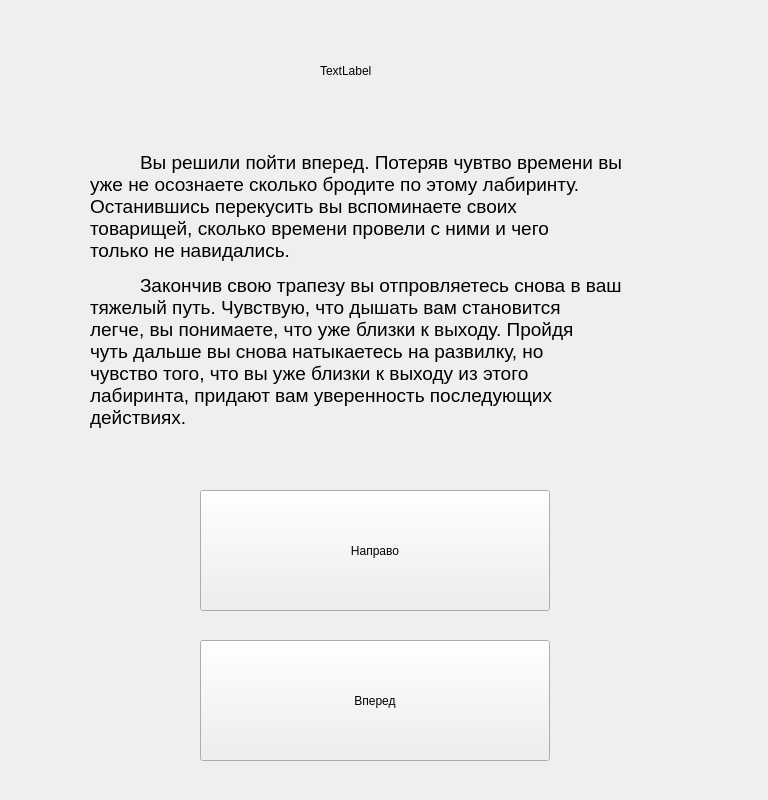
<?xml version="1.0" encoding="UTF-8"?>
<ui version="4.0">
 <class>Vpered3</class>
 <widget class="QWidget" name="Vpered3">
  <property name="geometry">
   <rect>
    <x>0</x>
    <y>0</y>
    <width>768</width>
    <height>800</height>
   </rect>
  </property>
  <property name="windowTitle">
   <string>Form</string>
  </property>
  <widget class="QPushButton" name="pushButton">
   <property name="geometry">
    <rect>
     <x>200</x>
     <y>490</y>
     <width>350</width>
     <height>121</height>
    </rect>
   </property>
   <property name="text">
    <string>Направо</string>
   </property>
  </widget>
  <widget class="QPushButton" name="pushButton_2">
   <property name="geometry">
    <rect>
     <x>200</x>
     <y>640</y>
     <width>350</width>
     <height>121</height>
    </rect>
   </property>
   <property name="text">
    <string>Вперед</string>
   </property>
  </widget>
  <widget class="QLabel" name="label_2">
   <property name="geometry">
    <rect>
     <x>90</x>
     <y>110</y>
     <width>631</width>
     <height>361</height>
    </rect>
   </property>
   <property name="text">
    <string>&lt;html&gt;&lt;head/&gt;&lt;style&gt; p {text-indent: 50px} &lt;/style&gt;&lt;body&gt;&lt;p align=&quot;justify&quot;&gt;&lt;span style=&quot; font-size:14pt;&quot;&gt;Вы решили пойти вперед. Потеряв чувтво времени вы&lt;br/&gt;уже не осознаете сколько бродите по этому лабиринту.&lt;br/&gt;Останившись перекусить вы вспоминаете своих&lt;br/&gt;товарищей, сколько времени провели с ними и чего&lt;br/&gt;только не навидались.&lt;/span&gt;&lt;/p&gt;&lt;p align=&quot;justify&quot;&gt;&lt;span style=&quot; font-size:14pt;&quot;&gt;Закончив свою трапезу вы отпровляетесь снова в ваш&lt;br/&gt;тяжелый путь. Чувствую, что дышать вам становится&lt;br/&gt;легче, вы понимаете, что уже близки к выходу. Пройдя&lt;br/&gt;чуть дальше вы снова натыкаетесь на развилку, но&lt;br/&gt;чувство того, что вы уже близки к выходу из этого&lt;br/&gt;лабиринта, придают вам уверенность последующих&lt;br/&gt;действиях.&lt;/span&gt;&lt;/p&gt;&lt;/body&gt;&lt;/html&gt;</string>
   </property>
  </widget>
  <widget class="QLabel" name="label_pict">
   <property name="geometry">
    <rect>
     <x>0</x>
     <y>0</y>
     <width>768</width>
     <height>800</height>
    </rect>
   </property>
   <property name="text">
    <string/>
   </property>
   <property name="pixmap">
    <pixmap>../PICT/pict2.png</pixmap>
   </property>
  </widget>
  <widget class="QLabel" name="label5">
   <property name="geometry">
    <rect>
     <x>320</x>
     <y>20</y>
     <width>251</width>
     <height>101</height>
    </rect>
   </property>
   <property name="styleSheet">
    <string notr="true">font: 14pt &quot;Times New Roman&quot;;</string>
   </property>
   <property name="text">
    <string>TextLabel</string>
   </property>
  </widget>
  <zorder>label_pict</zorder>
  <zorder>pushButton</zorder>
  <zorder>pushButton_2</zorder>
  <zorder>label_2</zorder>
  <zorder>label5</zorder>
 </widget>
 <resources/>
 <connections/>
</ui>
